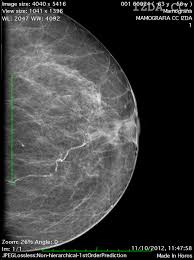
#> input picture images.jpg, 194 x 260 px
$ python -i testing.py   (imports and definitions only)   (older library calls are emulated)
#> lines starting #> are read from the running program, lines starting #| are printed output that depends on the picture
#> in main, image is the input picture: shape (260, 194, 3); mean B, G, R 60.7, 61.2, 60.6
import pywt
import numpy as np
import cv2
import matplotlib.pyplot as plt

def find_edges_wavelet_maxima(image):
    # Convertir la imagen a escala de grises
    gray = cv2.cvtColor(image, cv2.COLOR_BGR2GRAY)

    # Aplicar la transformada wavelet con la wavelet Haar
    coeffs = pywt.dwt2(gray, 'haar')

    # Obtener los coeficientes aproximados y los detalles de la imagen
    cA, (cH, cV, cD) = coeffs

    # Reconstruir la imagen a partir de los coeficientes
    reconstructed_image = pywt.waverec2((None, (cH, cV, None)), 'haar')
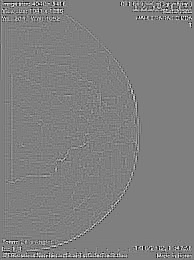
#> reconstructed_image: shape (260, 194) float64; min -112, max 112, mean 0; drawn with min black and max white

    # Calcular el máximo local en la imagen reconstruida
    maxima = reconstructed_image.max()
#> maxima = 112

    # Aplicar un umbral para obtener los bordes
    _, edges = cv2.threshold(reconstructed_image.astype('uint8'), 0, 255, cv2.THRESH_BINARY + cv2.THRESH_OTSU)
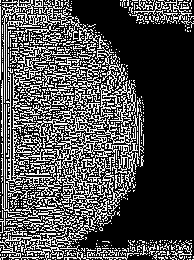
#> edges: shape (260, 194); 29.5% white in thin lines or dots

    return edges

def wtmm_sobel(image):
    # Aplicar el operador de gradiente de Sobel
    gradient_x = cv2.Sobel(image, cv2.CV_64F, 1, 0, ksize=3)
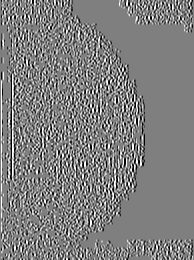
#> gradient_x: shape (260, 194) float64; min -1020, max 1020, mean -2.6; drawn with min black and max white
    gradient_y = cv2.Sobel(image, cv2.CV_64F, 0, 1, ksize=3)
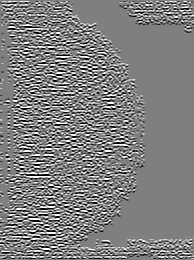
#> gradient_y: shape (260, 194) float64; min -1020, max 1020, mean 0.1; drawn with min black and max white

    # Calcular la magnitud del gradiente
    gradient_magnitude = np.sqrt(gradient_x**2 + gradient_y**2)
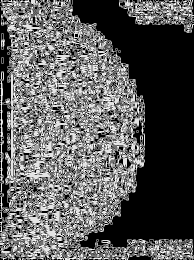
#> gradient_magnitude: shape (260, 194) float64; min 0, max 1140.4, mean 407.8; drawn with min black and max white

    # Aplicar un umbral para obtener los bordes
    _, edges = cv2.threshold(gradient_magnitude.astype('uint8'), 0, 255, cv2.THRESH_BINARY + cv2.THRESH_OTSU)
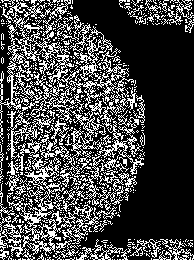
#> edges: shape (260, 194); 27.2% white in thin lines or dots
    return edges

def project_edges(original_image, edges):

    img = original_image.copy()
    # Asignar valores de color a los bordes utilizando la imagen con los bordes resaltados
    img[edges > 250] = [0, 255, 0]  # Asignar verde (BGR) a los bordes

    return img

def main(imgsource):
    # Cargar la imagen
    image = cv2.imread(imgsource)


    edges_wt = find_edges_wavelet_maxima(image)

    # Guardar los bordes encontrados
    # cv2.imwrite('wt_bordes.jpg', edges_wt)

    # Proyectar los bordes en la imagen original
    projected_image_wt = project_edges(image, edges_wt)

    # Guardar la imagen proyectada
    # cv2.imwrite('wt.jpg', projected_image_wt)


    # Cargar la imagen en escala de grises
    image_sobel = cv2.imread(imgsource, cv2.IMREAD_GRAYSCALE)

    edges_sobel = wtmm_sobel(edges_wt)

    # Guardar los bordes encontrados
    # cv2.imwrite('wt_sobel_bordes.jpg', edges_sobel)

    # Proyectar los bordes en la imagen original
    projected_image_sobel = project_edges(image, edges_sobel)

    # Guardar la imagen proyectada
    # cv2.imwrite('wt_sobel.jpg', projected_image_sobel)

    fig ,(ax1,ax2,ax3,ax4,ax5) = plt.subplots(1,5)
    ax1.imshow(image)
    ax1.set_title('Original')
    ax2.imshow(cv2.cvtColor(edges_sobel, cv2.COLOR_BGR2RGB))
    ax2.set_title('sobel edges')
    ax3.imshow(projected_image_sobel)
    ax3.set_title('wt sobel')
    ax4.imshow(cv2.cvtColor(edges_wt, cv2.COLOR_BGR2RGB))
    ax4.set_title('wt edges')
    ax5.imshow(projected_image_wt)
    ax5.set_title('wt')

    ax1.xaxis.set_ticklabels([])
    ax1.tick_params(axis='x', which='both', length=0)
    ax1.yaxis.set_ticklabels([])
    ax1.tick_params(axis='y', which='both', length=0)

    ax2.xaxis.set_ticklabels([])
    ax2.tick_params(axis='x', which='both', length=0)
    ax2.yaxis.set_ticklabels([])
    ax2.tick_params(axis='y', which='both', length=0)

    ax3.xaxis.set_ticklabels([])
    ax3.tick_params(axis='x', which='both', length=0)
    ax3.yaxis.set_ticklabels([])
    ax3.tick_params(axis='y', which='both', length=0)

    ax4.xaxis.set_ticklabels([])
    ax4.tick_params(axis='x', which='both', length=0)
    ax4.yaxis.set_ticklabels([])
    ax4.tick_params(axis='y', which='both', length=0)

    ax5.xaxis.set_ticklabels([])
    ax5.tick_params(axis='x', which='both', length=0)
    ax5.yaxis.set_ticklabels([])
    ax5.tick_params(axis='y', which='both', length=0)

    fig.tight_layout()
    plt.show()
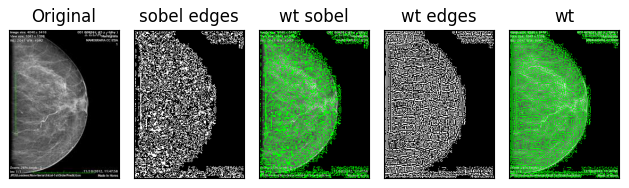
#> figure drawn by matplotlib, 5 panels; B, G, R data is drawn as R, G, B

>>> result = main('images.jpg')
